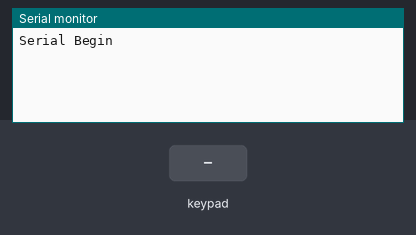
A sketch run on a simulated Arduino Uno, built with avr-gcc and run on an emulated ATmega328P. Parts: the last lines printed to the serial monitor. The test bench sets the inputs (shaded band).

Above: at 1.2 s.
1.3 s: key '1' pressed
At 2.5 s:
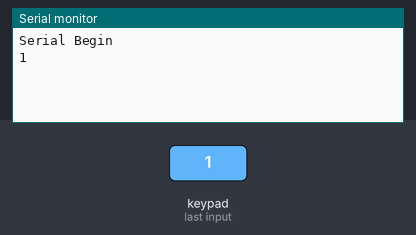
2.8 s: keypad keys 1 2 # pressed 0.4 s apart
At 4.4 s:
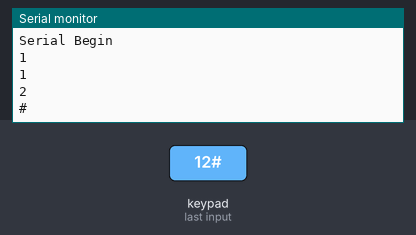
5.5 s: key '*' pressed
At 6.7 s:
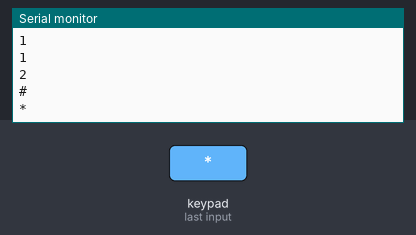
7.0 s: keypad keys 2 5 pressed 0.4 s apart
At 8.7 s:
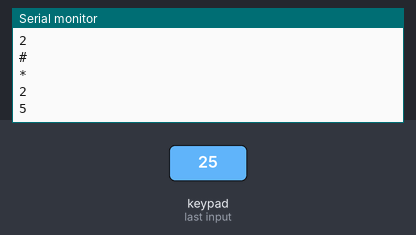
Timing chart, 0 to 10.2 s (numbered marks = the images above; inputs shaded):
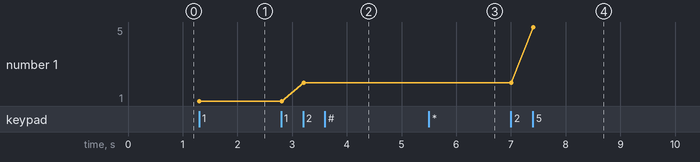

Measured:
- after the input at 1.3 s, the serial monitor: prints a new line at once (image 1)
- after the input at 2.8 s, the serial monitor: prints a new line after 0.41 s (image 2)
- after the input at 5.5 s, the serial monitor: prints a new line at once (image 3)
- after the input at 7.0 s, the serial monitor: prints a new line at once (image 4)
- plotted number 1: 1 → 2 after the input at 2.8 s, 2 → 5 after the input at 7.0 s

The sketch:

ard_mini_lock_test.ino
```cpp
#include <Keypad.h>
const byte numRows = 3; //кол-во строк
const byte numCols = 4; //кол-во столбцов
uint8_t a = 2, b = 3, c = 4, e = 5, f = 6, g = 7 ,h = 8;


//матрица, определяющая расположение эл-ов на клавиатуре
char keymap[numRows][numCols] =
{
  {'1', '4', '7','*'},
  {'2', '5', '8','0'},
  {'3', '6', '9','#'}
};

//определяем подключение пинов для строк и столбцов
//в виде одномерных массивов
byte rowPins[numRows] = {c, h, f};
byte colPins[numCols] = {e, b, a, g};

//инициализируем клавиатуру
Keypad myKeypad = Keypad(makeKeymap(keymap), rowPins, colPins,
            numRows, numCols);

void setup()
{
  Serial.begin(9600);
  while (!Serial);
  Serial.println("Serial Begin");
}

void loop()
{
  char keypressed = myKeypad.getKey(); //получаем символ на нажатой клавише
  if (keypressed != NO_KEY) //если он не пустой
  {
    Serial.println(keypressed); //выводим его в монитор порта
  }
}
```
